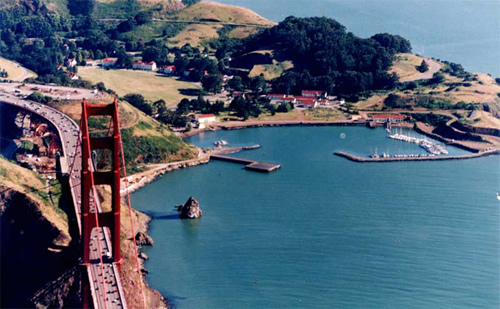
#> input picture Blurring and smoothing/DiscoveryMuseum.jpg, 500 x 309 px
$ python gaussian_blur.py
#> lines starting #> are read from the running program, lines starting #| are printed output that depends on the picture
#Gaussian blur-instead of a box filter consisting of equal filter coefficients, a Gaussian kernel is used
# A Gaussian kernel is a kernel with the shape of a Gaussian (normal distribution) curve.
import cv2
img=cv2.imread("DiscoveryMuseum.jpg")
#> img is the input picture: shape (309, 500, 3); mean B, G, R 114.7, 97.9, 80.7
gray_image = cv2.cvtColor(img, cv2.COLOR_BGR2GRAY)
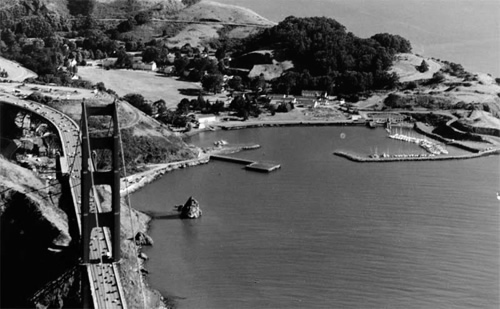
#> gray_image: shape (309, 500); min 0, max 255, mean 94.6
gaussian_blur=cv2.GaussianBlur(gray_image,(3,3),55)
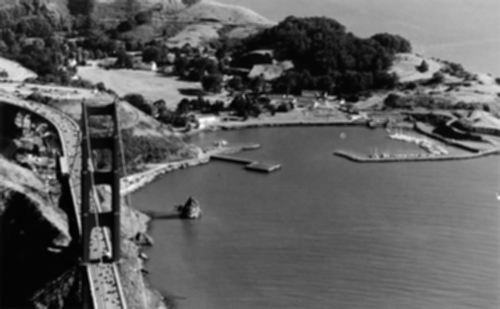
#> gaussian_blur: shape (309, 500); min 2, max 251, mean 94.6
cv2.imshow("GAUSSIAN BLUR",gaussian_blur)
cv2.waitKey(0)
#APPLICATION:Gaussian filtering is highly effective in removing Gaussian noise from the image.
